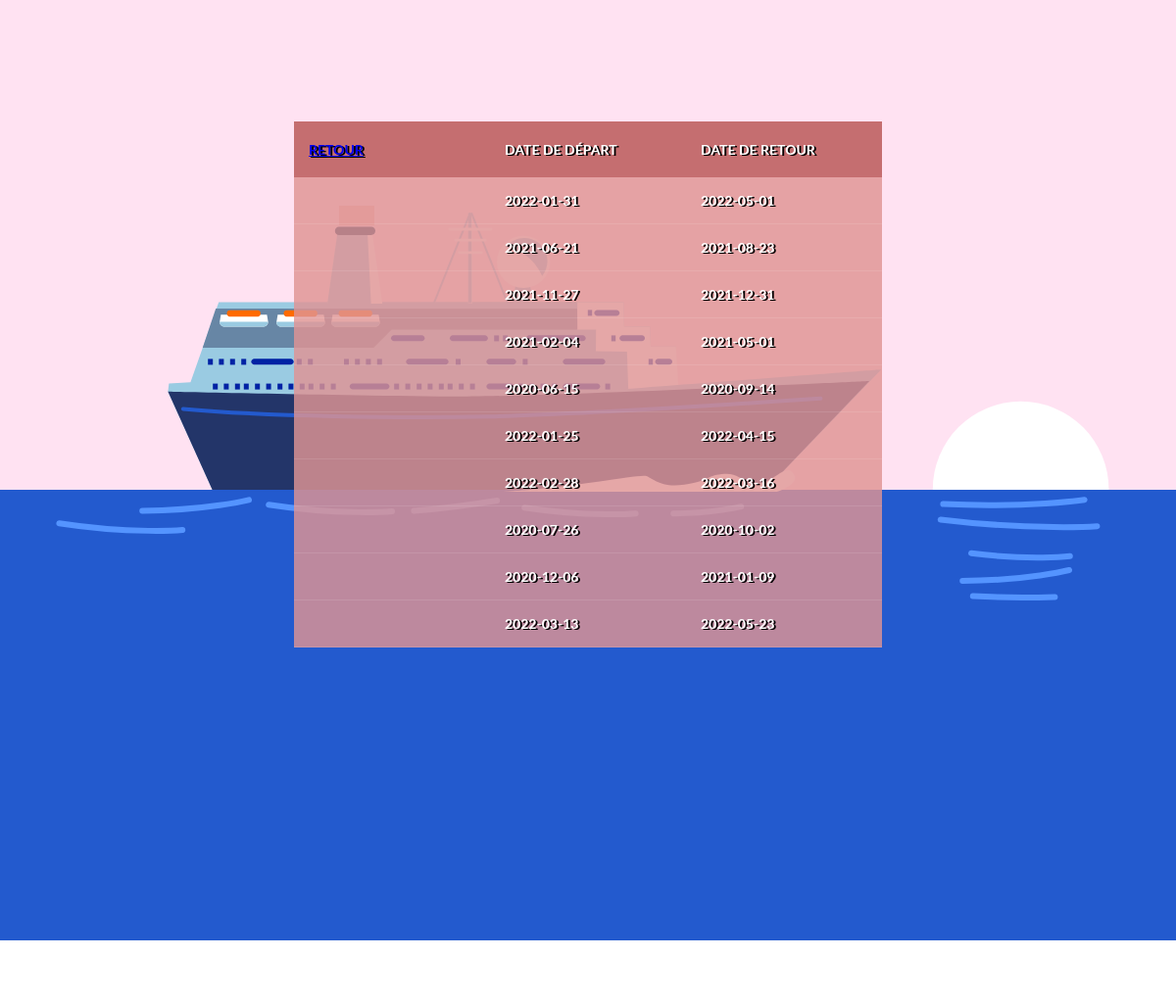
/PHP/html/Reservations/reservationList.php, run on an earlier commit of the app's database.
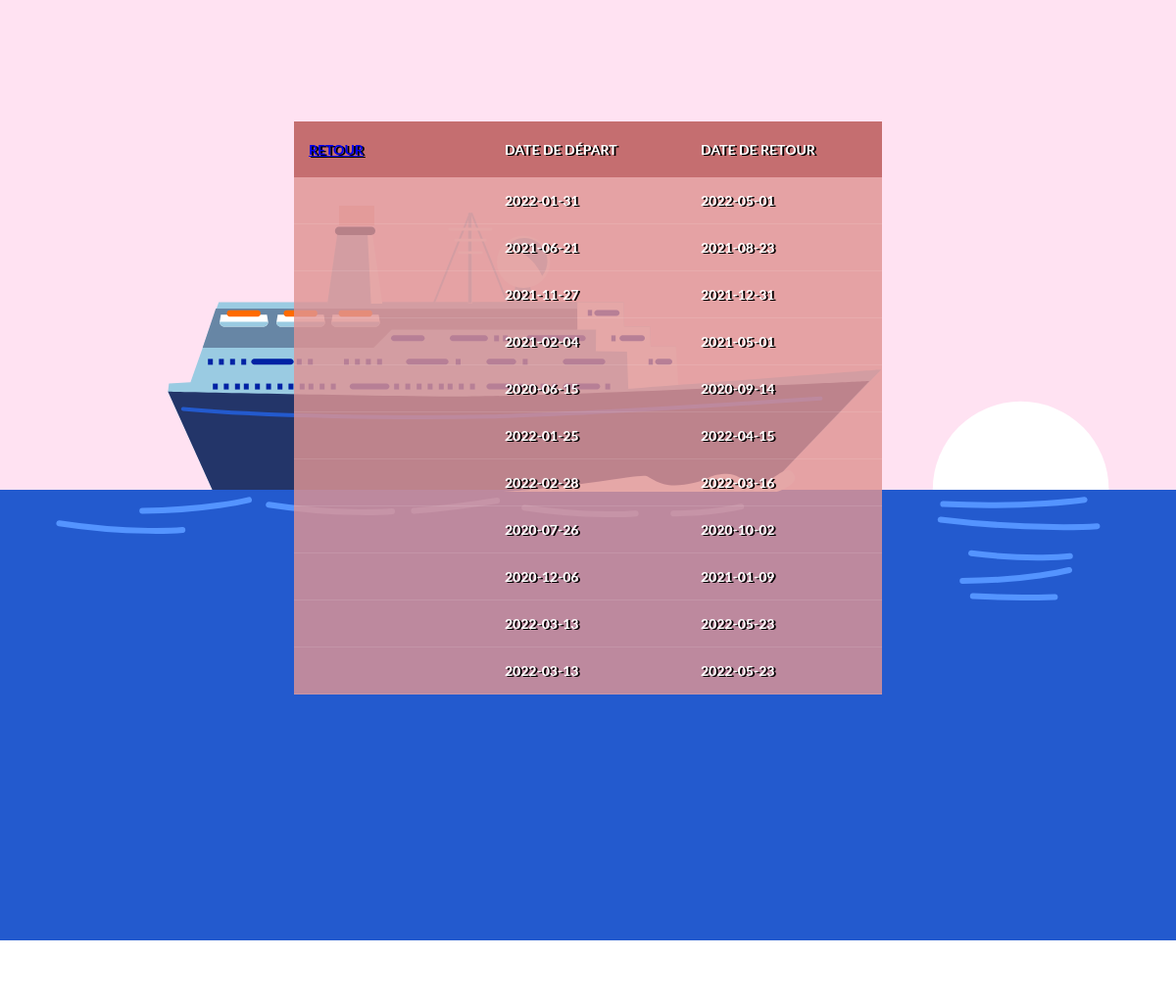
And on a later commit of the database.
### tables this page shows
CREATE TABLE Reservations(
	id_reservation INTEGER not null,
	date_debut DATE not null,
	date_fin DATE not null CHECK (date_fin > date_debut),
	h_reservation TIME not null,

	id_client INTEGER,

	CONSTRAINT pk_reservation primary key (id_reservation)

	CONSTRAINT fk_reservation
	FOREIGN KEY (id_client) REFERENCES Clients(id_client)

);

### PHP/html/Reservations/reservationList.php (the view, shortened to what this page needs)
<?php
    $pdo = new PDO('sqlite:../database/Projet_Croisiere.db');
    $statement = $pdo->query("SELECT * FROM Reservations");
?>
<!DOCTYPE html>
<html>
<head>
    <link rel="stylesheet" href="../../css/tables.css">
</head>
<body>
<div style="width:device-width; margin-top: -20%;">
</div>
    <h1>Liste réservation</h1>
    <div class="tbl-header">
        <table cellpadding="0" cellspacing="0" border="0">
				<tr>
                <th><a href="http://localhost:1234/html/main.html">Retour</a></th>
					<th>Date de départ</th>
					<th>Date de retour</th>
                </tr>
				<?php
					while($rows = $statement->fetch(PDO::FETCH_ASSOC)){
				?>
				<tr>
                    <td></td>
					<td><?php echo $rows['date_debut']?></td>
					<td><?php echo $rows['date_fin']?></td>
				</tr>
				<?php
					}
				?>
		</table>
    </div>
</body>
</html>

What changed in the data, as far as the page shows it:
added reservations: date_debut "2022-03-13", date_fin "2022-05-23"
